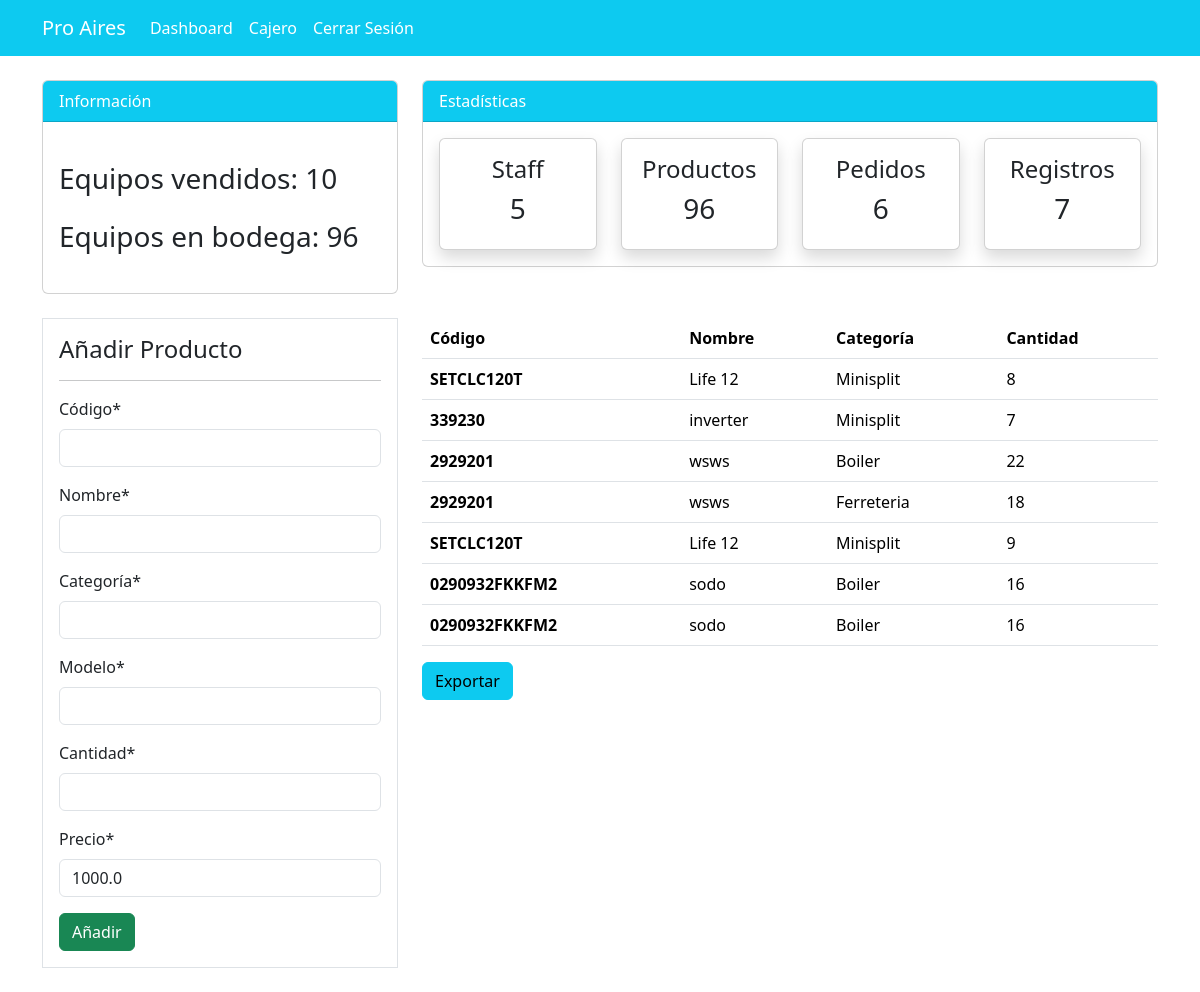
The page /producto/ (signed in) on the database as committed earlier.
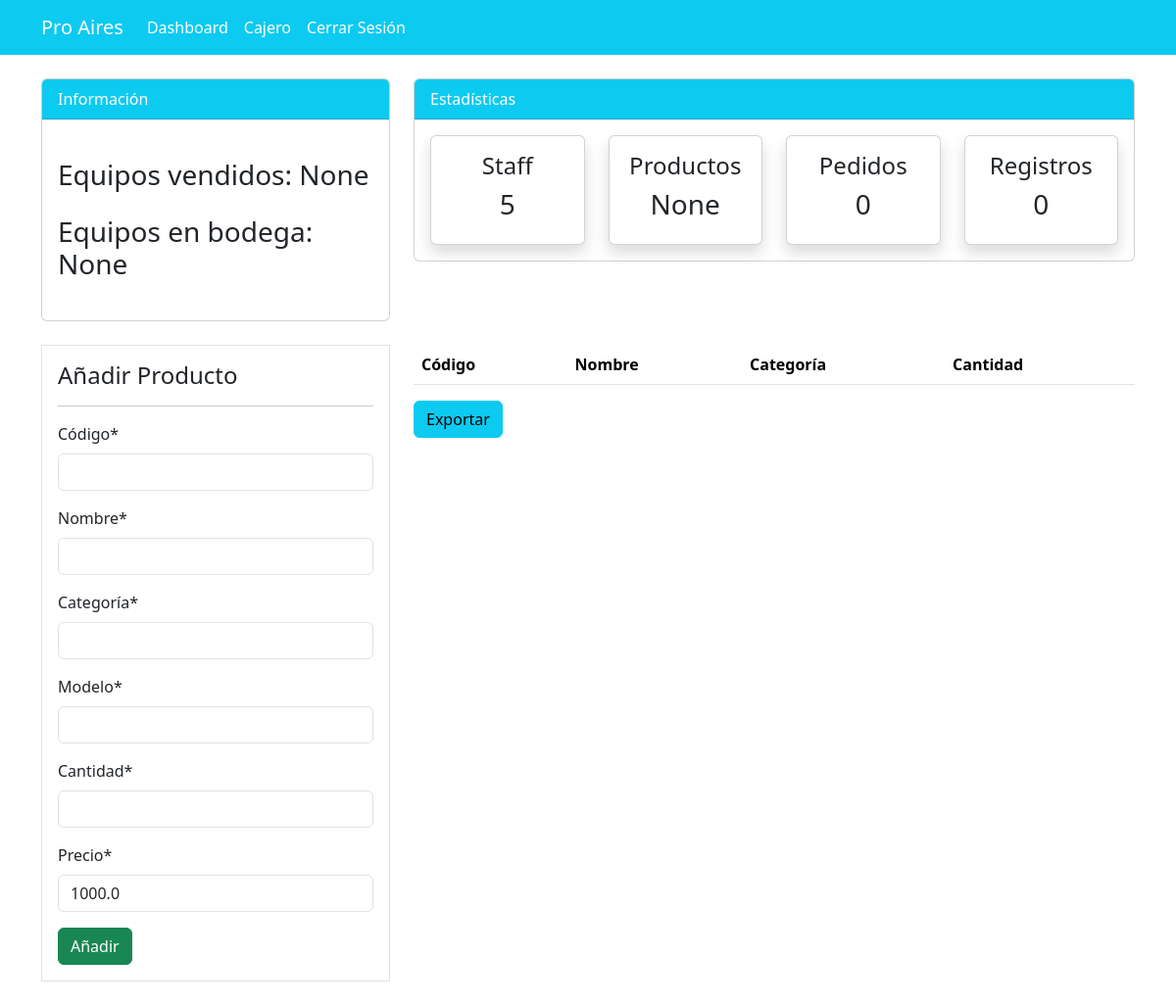
The same page on the database as committed later.
### dashboard/models.py (models this page shows, shortened)
class Producto(models.Model):
    code = models.CharField(max_length=20)
    name = models.CharField(max_length=100)
    category = models.CharField(max_length=20)
    quantity = models.PositiveIntegerField()
    type = models.CharField(max_length=100, default=None)
    precio = models.DecimalField(max_digits=20, decimal_places=2, default=1000.00)
    created_at = models.DateTimeField(auto_now_add=True)
    updated_at = models.DateTimeField(auto_now=True)
    price_update = models.DateTimeField(default=None, null=True, blank=True)

### dashboard/views.py (the view)
# urls.py: path('producto/', views.producto, name='dashboard-producto'),
@login_required
def producto(request):
    items = Producto.objects.all()
    items_count = items.count()
    total_quantity = items.aggregate(Sum('quantity'))['quantity__sum']
    workers_count = User.objects.count()
    orders_count = Order.objects.count()
    total_order_quantity = Order.objects.aggregate(Sum('order_quantity'))['order_quantity__sum']
    if request.method == 'POST':
        form = ProductoForm(request.POST)
        if form.is_valid():
            form.save()
            producto_name = form.cleaned_data.get('name')
            messages.success(request, f'{producto_name} se ha añadido correctamente')
            return redirect('dashboard-producto')
    else:
        form = ProductoForm()
    context = {
        'items': items,
        'form' : form,
        'workers_count': workers_count,
        'items_count': items_count,
        'orders_count': orders_count,
        'total_quantity': total_quantity,
        'total_order_quantity':total_order_quantity ,
    }
    return render(request, 'dashboard/producto.html', context)

### dashboard/forms.py
class ProductoForm(forms.ModelForm):
    class Meta:
        model = Producto
        fields = ['code', 'name', 'category', 'type', 'quantity', 'precio']
        labels = {
        'code': 'Código',
        'name': 'Nombre',
        'category': 'Categoría',
        'type': 'Modelo',
        'quantity': 'Cantidad',
        'precio': 'Precio',
        }

### templates/dashboard/producto.html (shortened to what this page needs)
{% extends 'partials/base.html'%}
{% load crispy_forms_tags %}
{% block content %}
{% include 'partials/topnav.html' %}
    <div class="container">
        <div class="row my-4">
            <div class="col-md-4">
                <div class="border bg-white p-3">
                    <h4>Añadir Producto</h4>
                    <hr>
                    <form method ="POST">
                        {{form|crispy }}
                        <input class="btn btn-success btn-block" type="submit" value="Añadir">
                    </form>
                </div>
            </div>
            <div class="col-md-8">
                <table class="table bg-white">
                    <thead class="bg-info">
                        <tr class="text-white">
                            <th scope="col">Código</th>
                            <th scope="col">Nombre</th>
                            <th scope="col">Categoría</th>
                            <th scope="col">Cantidad</th>
                        </tr>
                    </thead>
                    <tbody>
                        {% for item in items %}
                        <tr>
                            <th scope="row">{{ item.code }}</th>
                            <td>{{ item.name }}</td>
                            <td>{{ item.category }}</td>
                            <td>{{ item.quantity }}</td>
                        {% endfor %}
                    </tbody>
                </table>
                <h3 class="btn btn-info">
                    <a class="nav-link" href="{% url 'dashboard-producto-csv' %}"> Exportar </a>
                </h3>
            </div>
        </div>
    </div>
{% endblock %}

### templates/partials/base.html (shortened to what this page needs)
{% load static %}
<!doctype html>
<html lang="en">
  <head>
    <link rel="stylesheet" href="{% static '/style.css' %}">
    <link href="https://cdn.jsdelivr.net/npm/bootstrap@5.3.2/dist/css/bootstrap.min.css" rel="stylesheet">
  </head>
  <body>
    {% include 'partials/nav.html' %}
    {% block content %}
    {% endblock %}
</body>
</html>

### templates/partials/nav.html (shortened to what this page needs)
 <nav class="navbar navbar-expand-lg navbar-info bg-info">
    {% if user.is_authenticated %}
    <div class="container" color="blue">
        <a class="navbar-brand text-white" href="{% url 'dashboard-index' %}">Pro Aires</a>
        <div class="collapse navbar-collapse" id="navbarSupportedContent">
            <ul class="navbar-nav mr-auto">
                <li class="nav-item active">
                    <a class="nav-link text-white" href="{% url 'dashboard-index' %}">  Dashboard </a>
                </li>
            </ul>
            <ul class="navbar-nav ml-auto">
                <li class="nav-item active">
                    <a class="nav-link text-white" href="{% url 'user-profile' %}">{{user.username}}</a>
                </li>
                <li class="nav-item">
                    <a class="nav-link text-white" href="{% url 'user-logout' %}"> Cerrar Sesión</a>
                </li>
            </ul>
            {% endif %}
        </div>
    </div>
</nav>

### templates/partials/topnav.html (shortened to what this page needs)
<div class="container">
    <div class="row mt-4">
        <div class="col-md-4">
            <div class="card">
                <div class="card-header bg-info text-white">
                    Información
                </div>
                <div class="card-body">
                    <h3 class="my-4"> Equipos vendidos: {{ total_order_quantity }} </h3>
                    <h3 class="my-4"> Equipos en bodega: {{ total_quantity }} </h3>
                </div>
            </div>
        </div>
        <div class="col-md-8">
            <div class="card">
                <div class="card-header bg-info text-white">
                    Estadísticas
                </div>
                <div class="card-body">
                    <div class="row">
                        <div class="col-md-3">
                            <a class="text-decoration-none text-dark" href="{% url 'dashboard-staff' %}">
                                <div class="card my-card shadow text-center p-3">
                                    <h4>Staff</h4>
                                    <h3>{{ workers_count }}</h3>
                                </div>
                            </a>
                        </div>
                        <div class="col-md-3">
                            <a class="text-decoration-none text-dark" href="{% url 'dashboard-producto' %}">
                                <div class="card my-card shadow text-center p-3">
                                    <h4>Productos</h4>
                                    <h3>{{ total_quantity }}</h3>
                                </div>
                            </a>
                        </div>
                        <div class="col-md-3">
                            <a class="text-decoration-none text-dark" href="{% url 'dashboard-order' %}">
                                <div class="card my-card shadow text-center p-3">
                                    <h4>Pedidos</h4>
                                    <h3>{{ orders_count }}</h3>
                                </div>
                            </a>
                        </div>
                        <div class="col-md-3">
                            <a class="text-decoration-none text-dark" href="{% url 'dashboard-precio' %}">
                                <div class="card my-card shadow text-center p-3">
                                    <h4>Registros</h4>
                                    <h3>{{ items_count }}</h3>
                                </div>
                            </a>
                        </div>
                    </div>
                </div>
            </div>
        </div>
    </div>
</div>

### static/style.css (style rules this page uses)
body { background: rgb(230, 227, 227); }

Rows that differ between the two databases and show on the page:
removed Producto: code "SETCLC120T", name "Life 12", category "Minisplit", quantity "8"
removed Producto: code "339230", name "inverter", category "Minisplit", quantity "7"
removed Producto: code "2929201", name "wsws", category "Boiler", quantity "22"
removed Producto: code "2929201", name "wsws", category "Ferreteria", quantity "18"
removed Producto: code "SETCLC120T", name "Life 12", category "Minisplit", quantity "9"
removed Producto: code "0290932FKKFM2", name "sodo", category "Boiler", quantity "16"
removed Producto: code "0290932FKKFM2", name "sodo", category "Boiler", quantity "16"
Other text that changed with them:
{{ total_order_quantity }}: "10" → "None"
{{ total_quantity }}: "96" → "None"
{{ orders_count }}: "6" → "0"
{{ items_count }}: "7" → "0"
